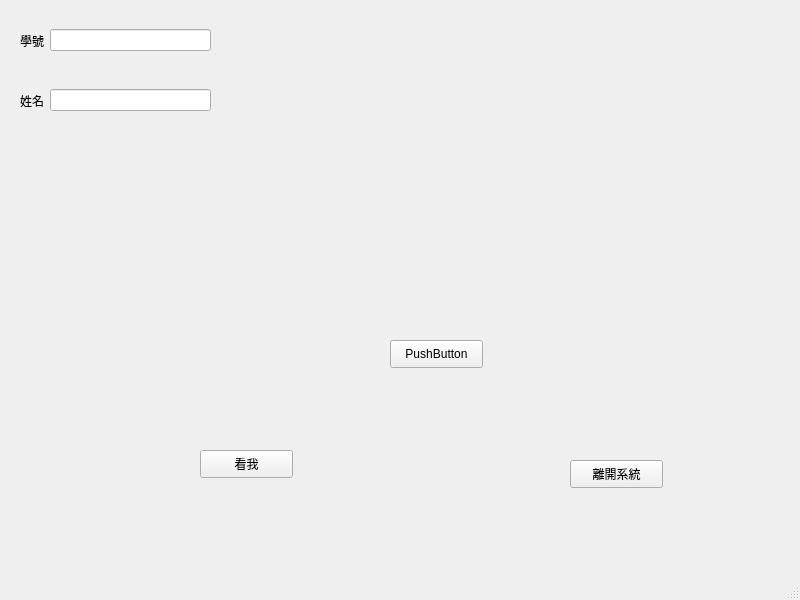
<?xml version="1.0" encoding="UTF-8"?>
<ui version="4.0">
 <class>MainWindow</class>
 <widget class="QMainWindow" name="MainWindow">
  <property name="geometry">
   <rect>
    <x>0</x>
    <y>0</y>
    <width>800</width>
    <height>600</height>
   </rect>
  </property>
  <property name="windowTitle">
   <string>MainWindow</string>
  </property>
  <widget class="QWidget" name="centralwidget">
   <widget class="QWidget" name="horizontalLayoutWidget">
    <property name="geometry">
     <rect>
      <x>20</x>
      <y>20</y>
      <width>191</width>
      <height>41</height>
     </rect>
    </property>
    <layout class="QHBoxLayout" name="horizontalLayout">
     <item>
      <widget class="QLabel" name="label">
       <property name="text">
        <string>學號</string>
       </property>
      </widget>
     </item>
     <item>
      <widget class="QLineEdit" name="lineEdit">
       <property name="maxLength">
        <number>20</number>
       </property>
      </widget>
     </item>
    </layout>
   </widget>
   <widget class="QWidget" name="horizontalLayoutWidget_2">
    <property name="geometry">
     <rect>
      <x>20</x>
      <y>80</y>
      <width>191</width>
      <height>41</height>
     </rect>
    </property>
    <layout class="QHBoxLayout" name="horizontalLayout_2">
     <item>
      <widget class="QLabel" name="label_2">
       <property name="text">
        <string>姓名</string>
       </property>
      </widget>
     </item>
     <item>
      <widget class="QLineEdit" name="lineEdit_2">
       <property name="maxLength">
        <number>20</number>
       </property>
      </widget>
     </item>
    </layout>
   </widget>
   <widget class="QPushButton" name="dome">
    <property name="geometry">
     <rect>
      <x>200</x>
      <y>450</y>
      <width>93</width>
      <height>28</height>
     </rect>
    </property>
    <property name="text">
     <string>看我</string>
    </property>
   </widget>
   <widget class="QPushButton" name="exitme">
    <property name="geometry">
     <rect>
      <x>570</x>
      <y>460</y>
      <width>93</width>
      <height>28</height>
     </rect>
    </property>
    <property name="text">
     <string>離開系統</string>
    </property>
   </widget>
   <widget class="QPushButton" name="pushButton">
    <property name="geometry">
     <rect>
      <x>390</x>
      <y>340</y>
      <width>93</width>
      <height>28</height>
     </rect>
    </property>
    <property name="text">
     <string>PushButton</string>
    </property>
   </widget>
  </widget>
  <widget class="QMenuBar" name="menubar">
   <property name="geometry">
    <rect>
     <x>0</x>
     <y>0</y>
     <width>800</width>
     <height>25</height>
    </rect>
   </property>
  </widget>
  <widget class="QStatusBar" name="statusbar"/>
 </widget>
 <resources/>
 <connections/>
</ui>
